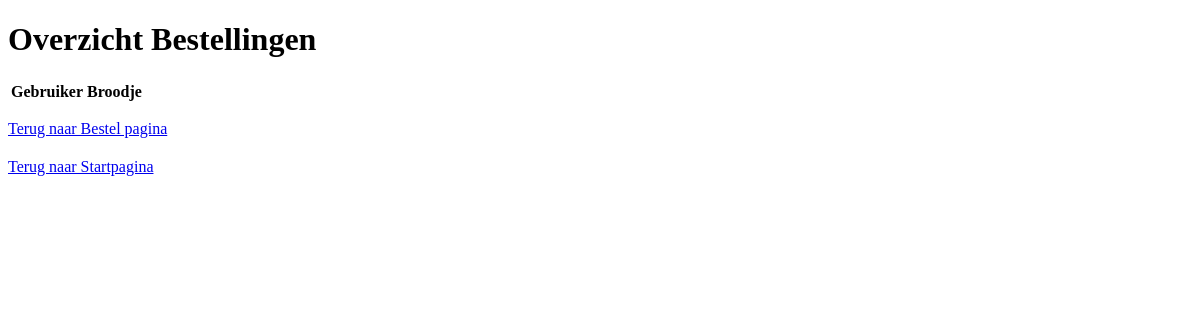
Page /overzicht.php on the earlier database version.
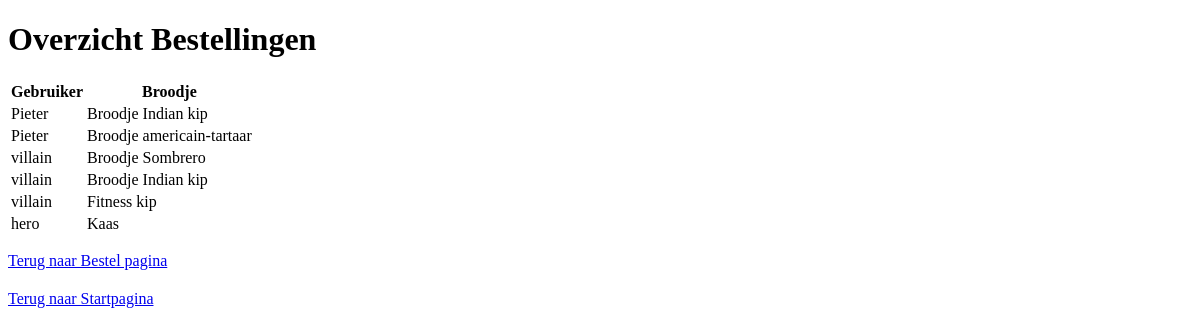
Same page on the later database version.
### tables this page shows
CREATE TABLE `bestellingen` (
  `id` int(11) NOT NULL,
  `broodje_id` int(11) NOT NULL,
  `gebruiker_id` int(11) NOT NULL
);

CREATE TABLE `gebruikers` (
  `id` int(11) NOT NULL,
  `naam` varchar(100) NOT NULL,
  `email` varchar(100) NOT NULL,
  `wachtwoord` varchar(255) NOT NULL,
  `is_blocked` tinyint(1) DEFAULT 0
);

CREATE TABLE `broodjes` (
  `ID` int(11) NOT NULL,
  `Naam` varchar(50) NOT NULL,
  `Omschrijving` varchar(500) NOT NULL,
  `Prijs` decimal(10,2) NOT NULL
);

### BestellingenLijst.php (called while the page is built, shortened)
<?php
require_once 'Bestelling.php';
require_once 'Broodje.php';
require_once 'Gebruiker.php';
class BestellingenLijst {
    public static function getBestellingen(): array {
        $db = Database::getConnection();
        $stmt = $db->prepare("SELECT b.id, b.broodje_id, b.gebruiker_id, br.Naam as broodjeNaam, br.Omschrijving, br.Prijs as broodjePrijs, g.naam as gebruikerNaam
                              FROM bestellingen b
                              JOIN broodjes br ON b.broodje_id = br.ID
                              JOIN gebruikers g ON b.gebruiker_id = g.id");
        $stmt->execute();
        $bestellingen = [];
        while ($row = $stmt->fetch()) {
            $broodje = new Broodje(
                (int)$row['broodje_id'],
                $row['broodjeNaam'],
                $row['Omschrijving'],
                (float)$row['broodjePrijs']
            );
            $gebruiker = new Gebruiker((int)$row['gebruiker_id'], $row['gebruikerNaam'], "");
            $bestelling = new Bestelling((int)$row['id'], $broodje, $gebruiker);
            $bestellingen[] = $bestelling;
        }
        return $bestellingen;
    }
}
?>

### Bestelling.php (called while the page is built, shortened)
<?php
class Bestelling {
    private Broodje $broodje;
    private Gebruiker $gebruiker;
    public function __construct(int $id, Broodje $broodje, Gebruiker $gebruiker) {
        $this->broodje = $broodje;
        $this->gebruiker = $gebruiker;
    }
    public function getBroodje(): Broodje {
        return $this->broodje;
    }
    public function getGebruiker(): Gebruiker {
        return $this->gebruiker;
    }
}
?>

### Gebruiker.php (called while the page is built, shortened)
<?php
class Gebruiker {
    private string $naam;
    public function __construct(int $id, string $naam, string $email, bool $isBlocked = false) {
        $this->naam = $naam;
    }
    public function getNaam(): string {
        return $this->naam;
    }
}
?>

### Broodje.php (called while the page is built, shortened)
<?php
class Broodje {
    private string $naam;
    public function __construct(int $id, string $naam, string $omschrijving, float $prijs) {
        $this->naam = $naam;
    }
    public function getNaam(): string {
        return $this->naam;
    }
}
?>

### overzicht.php (the view, shortened to what this page needs)
<?php
require_once 'BestellingenLijst.php';
$bestellingenLijst = new BestellingenLijst();
$bestellingen = $bestellingenLijst->getBestellingen();
?>
<!DOCTYPE html>
<html>
<head>
  <link rel="stylesheet" href="style.css">
</head>
<body>
  <h1>Overzicht Bestellingen</h1>
  <table>
    <thead>
      <tr>
        <th>Gebruiker</th>
        <th>Broodje</th>
      </tr>
    </thead>
    <tbody>
      <?php foreach ($bestellingen as $bestelling) { ?>
        <tr>
          <td>
            <?php echo $bestelling->getGebruiker()->getNaam(); ?>
          </td>
          <td>
            <?php echo $bestelling->getBroodje()->getNaam(); ?>
          </td>
        </tr>
      <?php } ?>
    </tbody>
  </table>
      <ul class="custom-list">
        <li><a href="bestel.php">Terug naar Bestel pagina</a></li>
        <li><a href="index.php">Terug naar Startpagina</a></li>
      </ul>
</body>
</html>

### style.css (style rules this page uses)
ul.custom-list { list-style-type: none; padding-left: 0; }
ul.custom-list li { margin-bottom: 20px; }

Differences in the rows shown:
added bestellingen: gebruiker.naam "Pieter", broodje.Naam "Broodje Indian kip"
added bestellingen: gebruiker.naam "Pieter", broodje.Naam "Broodje americain-tartaar"
added bestellingen: gebruiker.naam "villain", broodje.Naam "Broodje Sombrero"
added bestellingen: gebruiker.naam "villain", broodje.Naam "Broodje Indian kip"
added bestellingen: gebruiker.naam "villain", broodje.Naam "Fitness kip"
added bestellingen: gebruiker.naam "hero", broodje.Naam "Kaas"
